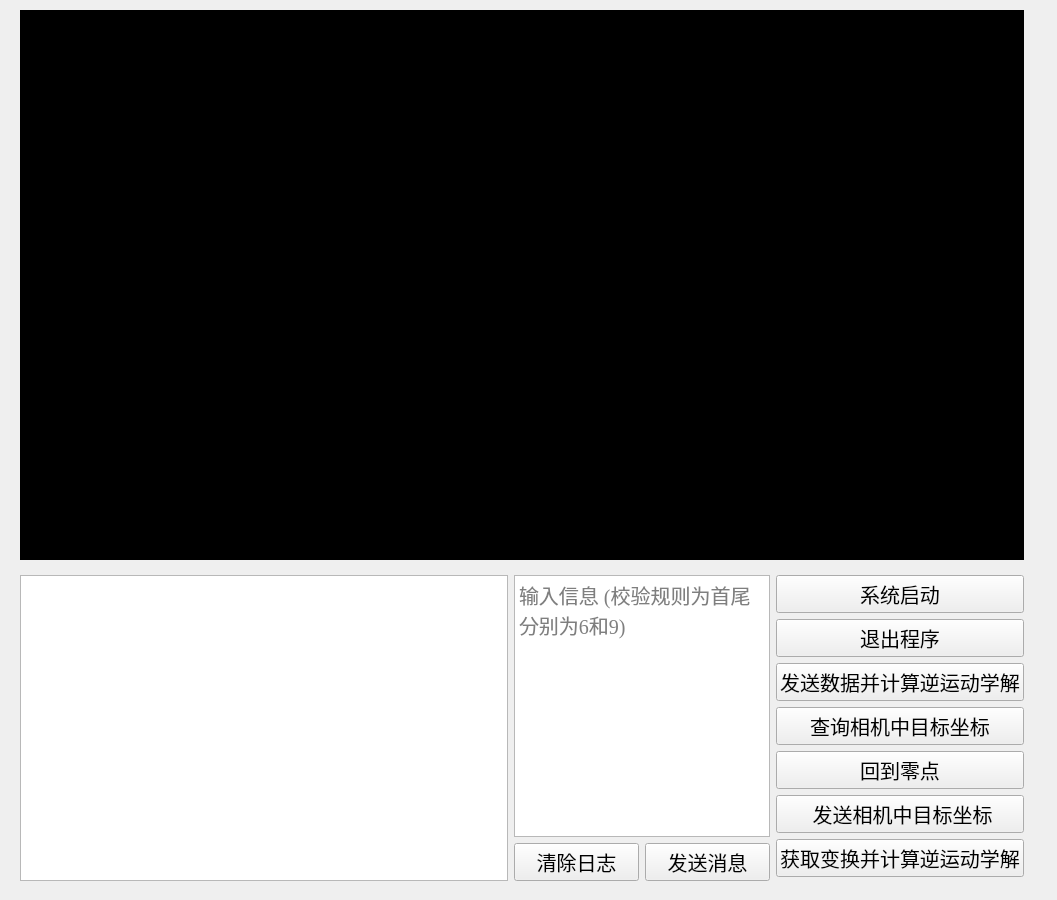
<?xml version="1.0" encoding="UTF-8"?>
<ui version="4.0">
 <class>Form</class>
 <widget class="QWidget" name="Form">
  <property name="geometry">
   <rect>
    <x>0</x>
    <y>0</y>
    <width>1057</width>
    <height>900</height>
   </rect>
  </property>
  <property name="windowTitle">
   <string>系统</string>
  </property>
  <widget class="QWidget" name="">
   <property name="geometry">
    <rect>
     <x>20</x>
     <y>10</y>
     <width>1004</width>
     <height>871</height>
    </rect>
   </property>
   <layout class="QVBoxLayout" name="verticalLayout_3">
    <item>
     <layout class="QVBoxLayout" name="verticalLayout_4">
      <property name="sizeConstraint">
       <enum>QLayout::SetMaximumSize</enum>
      </property>
      <property name="topMargin">
       <number>0</number>
      </property>
      <property name="rightMargin">
       <number>0</number>
      </property>
      <property name="bottomMargin">
       <number>9</number>
      </property>
      <item>
       <widget class="QLabel" name="label">
        <property name="enabled">
         <bool>true</bool>
        </property>
        <property name="sizePolicy">
         <sizepolicy hsizetype="Minimum" vsizetype="Minimum">
          <horstretch>0</horstretch>
          <verstretch>0</verstretch>
         </sizepolicy>
        </property>
        <property name="minimumSize">
         <size>
          <width>970</width>
          <height>550</height>
         </size>
        </property>
        <property name="baseSize">
         <size>
          <width>0</width>
          <height>0</height>
         </size>
        </property>
        <property name="styleSheet">
         <string notr="true">background-color: rgb(0, 0, 0);</string>
        </property>
        <property name="text">
         <string>TextLabel</string>
        </property>
       </widget>
      </item>
     </layout>
    </item>
    <item>
     <layout class="QHBoxLayout" name="horizontalLayout_3">
      <property name="spacing">
       <number>6</number>
      </property>
      <property name="sizeConstraint">
       <enum>QLayout::SetNoConstraint</enum>
      </property>
      <property name="leftMargin">
       <number>0</number>
      </property>
      <property name="topMargin">
       <number>0</number>
      </property>
      <item>
       <layout class="QHBoxLayout" name="horizontalLayout_2">
        <item>
         <widget class="QTextBrowser" name="textBrowser">
          <property name="font">
           <font>
            <family>宋体</family>
            <pointsize>16</pointsize>
           </font>
          </property>
         </widget>
        </item>
        <item>
         <layout class="QVBoxLayout" name="verticalLayout_2">
          <item>
           <widget class="QTextEdit" name="textEdit">
            <property name="sizePolicy">
             <sizepolicy hsizetype="Minimum" vsizetype="Minimum">
              <horstretch>0</horstretch>
              <verstretch>0</verstretch>
             </sizepolicy>
            </property>
            <property name="minimumSize">
             <size>
              <width>0</width>
              <height>0</height>
             </size>
            </property>
            <property name="font">
             <font>
              <family>Times New Roman</family>
              <pointsize>15</pointsize>
             </font>
            </property>
            <property name="placeholderText">
             <string notr="true">输入信息 (校验规则为首尾分别为6和9)</string>
            </property>
           </widget>
          </item>
          <item>
           <layout class="QHBoxLayout" name="horizontalLayout">
            <item>
             <widget class="QPushButton" name="pushButton_8">
              <property name="font">
               <font>
                <family>宋体</family>
                <pointsize>15</pointsize>
               </font>
              </property>
              <property name="text">
               <string>清除日志</string>
              </property>
             </widget>
            </item>
            <item>
             <widget class="QPushButton" name="pushButton_6">
              <property name="font">
               <font>
                <family>宋体</family>
                <pointsize>15</pointsize>
               </font>
              </property>
              <property name="text">
               <string>发送消息</string>
              </property>
             </widget>
            </item>
           </layout>
          </item>
         </layout>
        </item>
       </layout>
      </item>
      <item>
       <layout class="QVBoxLayout" name="verticalLayout">
        <item>
         <widget class="QPushButton" name="pushButton_7">
          <property name="font">
           <font>
            <family>宋体</family>
            <pointsize>15</pointsize>
           </font>
          </property>
          <property name="text">
           <string>系统启动</string>
          </property>
         </widget>
        </item>
        <item>
         <widget class="QPushButton" name="pushButton">
          <property name="font">
           <font>
            <family>宋体</family>
            <pointsize>15</pointsize>
           </font>
          </property>
          <property name="text">
           <string>退出程序</string>
          </property>
         </widget>
        </item>
        <item>
         <widget class="QPushButton" name="pushButton_2">
          <property name="font">
           <font>
            <family>宋体</family>
            <pointsize>15</pointsize>
           </font>
          </property>
          <property name="text">
           <string>发送数据并计算逆运动学解</string>
          </property>
         </widget>
        </item>
        <item>
         <widget class="QPushButton" name="pushButton_3">
          <property name="font">
           <font>
            <family>宋体</family>
            <pointsize>15</pointsize>
           </font>
          </property>
          <property name="text">
           <string>查询相机中目标坐标</string>
          </property>
         </widget>
        </item>
        <item>
         <widget class="QPushButton" name="pushButton_4">
          <property name="font">
           <font>
            <family>宋体</family>
            <pointsize>15</pointsize>
           </font>
          </property>
          <property name="text">
           <string>回到零点</string>
          </property>
         </widget>
        </item>
        <item>
         <widget class="QPushButton" name="pushButton_5">
          <property name="font">
           <font>
            <family>宋体</family>
            <pointsize>15</pointsize>
           </font>
          </property>
          <property name="text">
           <string> 发送相机中目标坐标</string>
          </property>
         </widget>
        </item>
        <item>
         <widget class="QPushButton" name="pushButton_9">
          <property name="font">
           <font>
            <family>宋体</family>
            <pointsize>15</pointsize>
           </font>
          </property>
          <property name="text">
           <string>获取变换并计算逆运动学解</string>
          </property>
         </widget>
        </item>
       </layout>
      </item>
     </layout>
    </item>
   </layout>
  </widget>
 </widget>
 <resources/>
 <connections/>
</ui>
